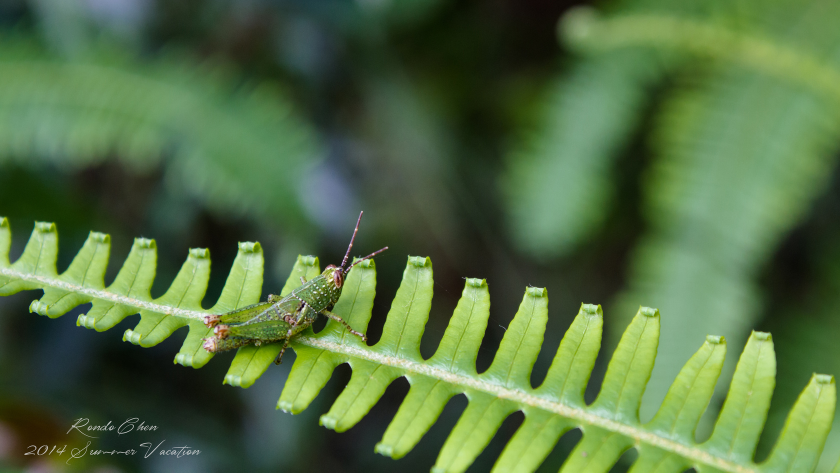
#> input picture img/photo/480p/YzRvcWZYdnRRcUFtNjNrcVBnTVc1SFhBWHFUQnM1MTlpaFdSU0NwT3NJMXJJalFYRHo0NkpRPT0.jpg, 1680 x 945 px, given as the content of the folder rcVBnTVc1SFhBWHFUQnM1MTlpaFdSU0NwT3NJMXJJalFYRHo0NkpRPT0.jpg, which was not available (shown at 1/2 size)
$ python thumbnail.py img/photo/480p/YzRvcWZYdnRRcUFtNjNrcVBnTVc1SFhBWHFUQnM1MTlpaFdSU0NwT3NJMXJJalFYRHo0NkpRPT0.jpg   (older library calls are emulated)
#> lines starting #> are read from the running program, lines starting #| are printed output that depends on the picture
from PIL import Image
import os
import os.path
import sys
path = sys.argv[1]
small_path = (path[:-1] if path[-1]=='/' else path) +'_thumbnail'
if not os.path.exists(small_path):
    os.mkdir(small_path)
for root, dirs, files in os.walk(path):
    for f in files:
        fp = os.path.join(root, f)
        img = Image.open(fp)
#> img is the input picture: PIL image 1680x945 RGB; mean R, G, B 83.4, 110.5, 66.4
        w, h = img.size
#> w = 1680; h = 945
        if w > 720:
            img.thumbnail((720, int(720*h/w)), Image.ANTIALIAS)
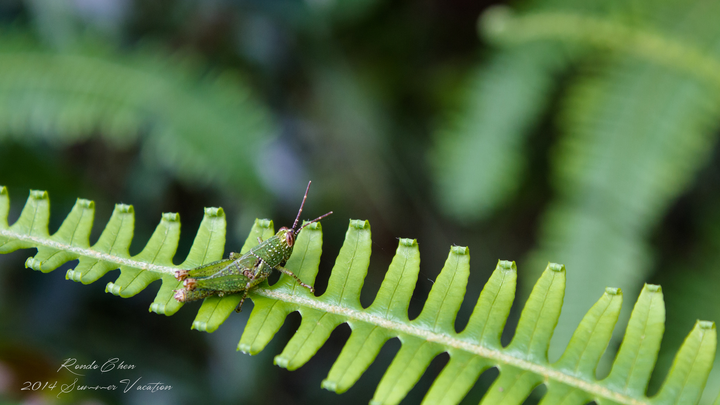
#> img: PIL image 720x405 RGB; mean R, G, B 83.4, 110.5, 66.4
            img.save(os.path.join(small_path, f), "JPEG", quality=100)
        else:
            img.save(os.path.join(small_path, f), "JPEG")
        print(fp)

$ run again, on img/photo/480p/YzRvcWZYdnRRcUJiaHBhRmErU0JkOHRxdXhQcHQ1UmNYdUVpbUFlOU5BTm96dVRjVk4xMnRnPT0.jpg
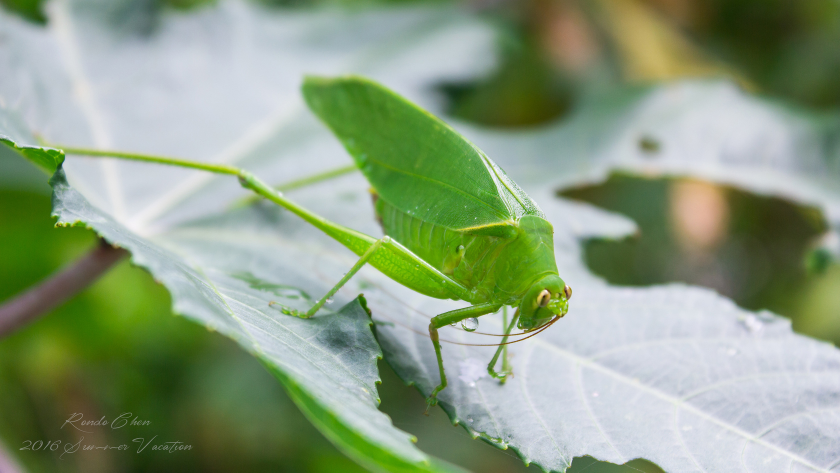
#> input picture img/photo/480p/YzRvcWZYdnRRcUJiaHBhRmErU0JkOHRxdXhQcHQ1UmNYdUVpbUFlOU5BTm96dVRjVk4xMnRnPT0.jpg, 1680 x 945 px, given as the content of the folder hRmErU0JkOHRxdXhQcHQ1UmNYdUVpbUFlOU5BTm96dVRjVk4xMnRnPT0.jpg, which was not available (shown at 1/2 size)
#> img is the input picture: PIL image 1680x945 RGB; mean R, G, B 139.9, 157.8, 128.8
#> `img.thumbnail((720, int(720*h/w)), Image.ANTIALIAS)`:
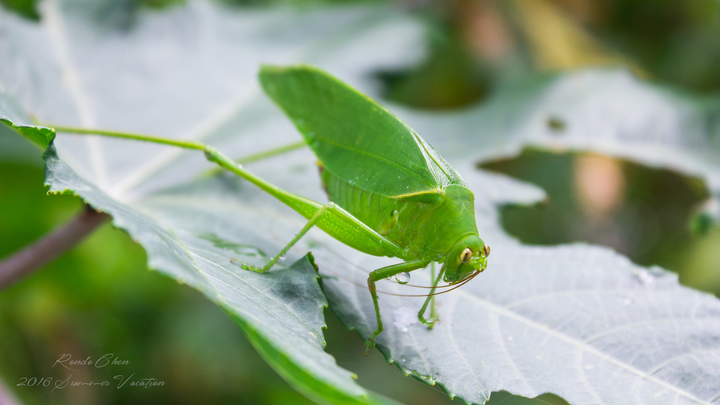
#> img: PIL image 720x405 RGB; mean R, G, B 139.9, 157.8, 128.8

$ run again, on img/photo/480p/YzRvcWZYdnRRcUM3UDhPY0dFbUtkSXh6WDFrRUpQYSthNlZGdG5KNGdzakhwM05tSk5KODVRPT0.jpg
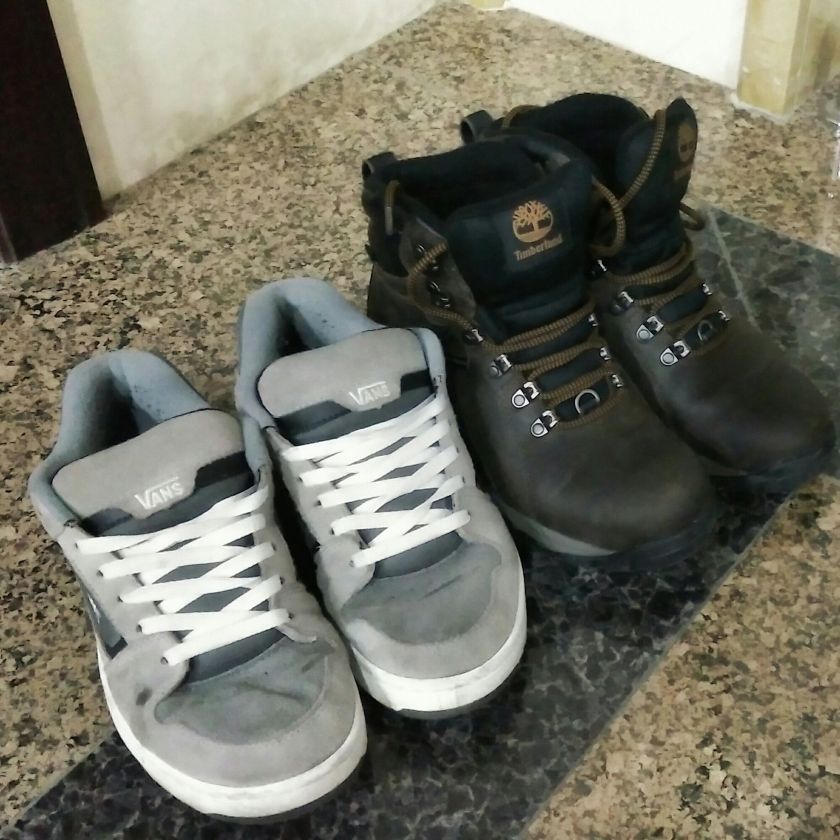
#> input picture img/photo/480p/YzRvcWZYdnRRcUM3UDhPY0dFbUtkSXh6WDFrRUpQYSthNlZGdG5KNGdzakhwM05tSk5KODVRPT0.jpg, 1680 x 1680 px, given as the content of the folder PY0dFbUtkSXh6WDFrRUpQYSthNlZGdG5KNGdzakhwM05tSk5KODVRPT0.jpg, which was not available (shown at 1/2 size)
#> img is the input picture: PIL image 1680x1680 RGB; mean R, G, B 112, 111, 97.8
#> `img.thumbnail((720, int(720*h/w)), Image.ANTIALIAS)`:
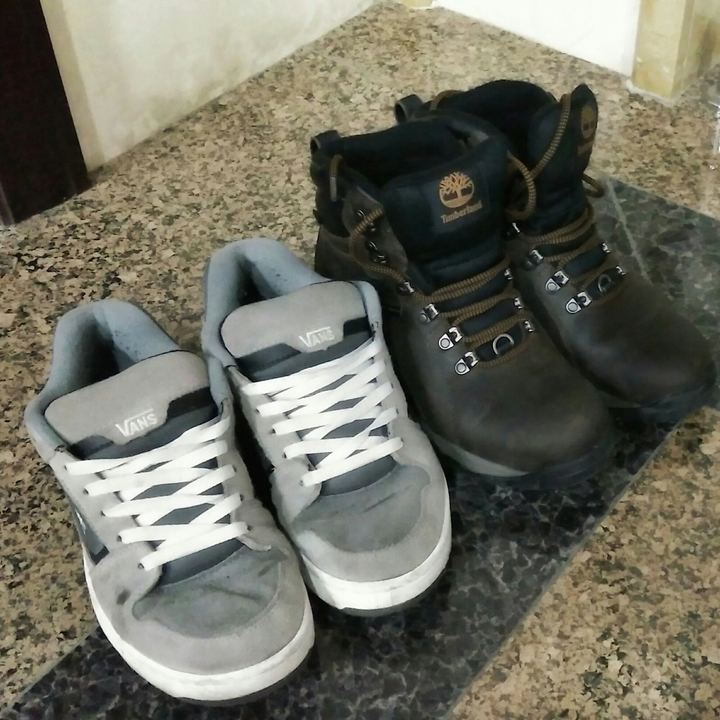
#> img: PIL image 720x720 RGB; mean R, G, B 112, 111, 97.8
